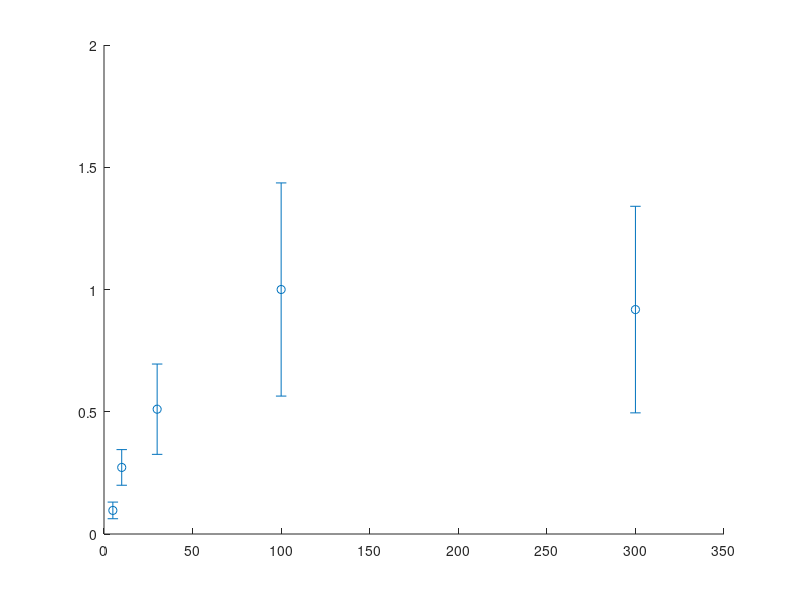

This chart was generated by the following MATLAB code: (Note: this script raises an error after producing the figure.)
% Fitting an MTIMBS curve with the hill equation

conc1 = [5; 10; 30; 100; 300];
INT_STD1 = [382, 134.8; 1078, 288.4; 2021, 731.2; 3959, 1725.8; 3634, 1672.5];
%INT_STD1 = [382, 134.8; 1078, 288.4; 2021, 731.2; 3959, 1725.8; 3959, 1672.5];

conc2 = [5; 10; 30; 100; 500; 1000];
INT_STD2 = [2071, 925.9; 2934, 1319; 5817, 2414.3; 7617, 2560; 6552, 1934.1; 6377, 1513.8];
%INT_STD2 = [2071, 925.9; 2934, 1319; 5817, 2414.3; 7617, 2560; 7617, 1934.1; 7617, 1513.8];

% MAP7 plot
figure()
% plot(conc1, INT_STD1(:,1)/max(INT_STD1(:,1)), 'o', 'DisplayName','MAP7')
errorbar(conc1, INT_STD1(:,1)/max(INT_STD1(:,1)), INT_STD1(:,2)/max(INT_STD1(:,1)), 'o', 'DisplayName','MAP7')
hold on

mdl_hill = fittype('x/(k+x)','indep','x');
mdl_hill_n = fittype('x^n/(k+x^n)','indep','x');
fittedmdl1 = fit(conc1,INT_STD1(:,1)/max(INT_STD1(:,1)),mdl_hill,'start',[10.],'weight',1./INT_STD1(:,2));
fittedmdl2 = fit(conc2,INT_STD2(:,1)/max(INT_STD2(:,1)),mdl_hill,'start',[10.],'weight',1./INT_STD2(:,2));

fittedmdln1 = fit(conc1,INT_STD1(:,1)/max(INT_STD1(:,1)),mdl_hill_n,'start',[10.,1.],'weight',1./INT_STD1(:,2));
fittedmdln2 = fit(conc2,INT_STD2(:,1)/max(INT_STD2(:,1)),mdl_hill_n,'start',[10.,1.],'weight',1./INT_STD2(:,2));

X = 0:max(conc1);
plot(X,fittedmdl1(X),'DisplayName', strcat("k = ",num2str(fittedmdl1.k), ", n = 1") )
plot(X,fittedmdln1(X),'DisplayName',strcat("k = ",num2str(fittedmdln1.k), ", n = ", num2str(fittedmdln1.n)) )
legend()


% Rigor Kinesin Plot
figure()
hold on
X = 0:max(conc2);
% plot(conc2, INT_STD2(:,1)/max(INT_STD2(:,1)), 'o', 'DisplayName','Rigor Kinesin')
errorbar(conc2, INT_STD2(:,1)/max(INT_STD2(:,1)), INT_STD2(:,2)/max(INT_STD2(:,1)), 'o', 'DisplayName','Rigor Kinesin')
plot(X,fittedmdl2(X),'DisplayName',strcat("k = ",num2str(fittedmdl2.k), ", n = 1") )
plot(X,fittedmdln2(X),'DisplayName',strcat("k = ",num2str(fittedmdln2.k), ", n = ", num2str(fittedmdln2.n)) )
legend()
